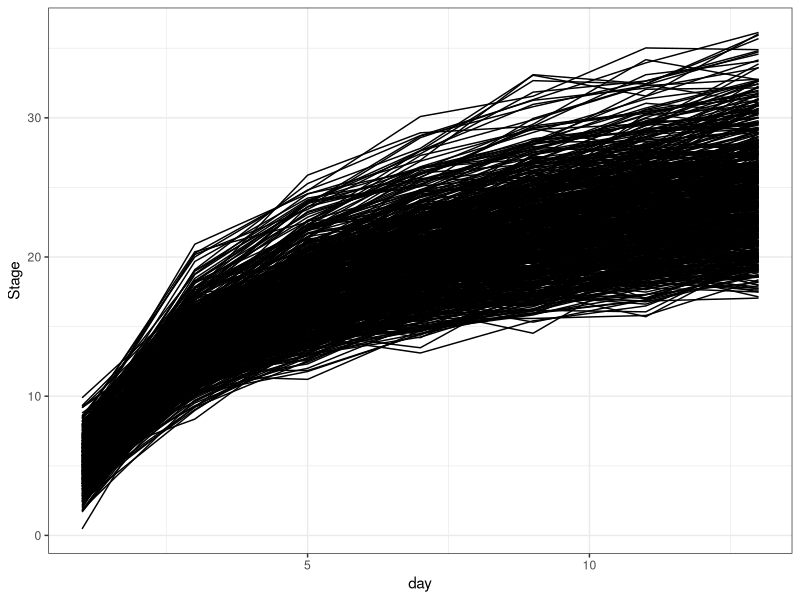

R code for this plot:


library(tidyverse)
library(lme4)

###
# Create an example data frame ====
###

EXAMPLEDATA <- expand.grid(Pond = LETTERS[1:10], Clutch = 1:10, ID = 1:6, day = seq(1, 13, by = 2)) %>%
  mutate(stage = 1 + log(day)*10) 

head(EXAMPLEDATA) # This is what your input data should look like. "Day 1" is the stage at time of stocking

# Here we generate some structured variance and errors, Then we use these to make more realistic stage estimates to fit in the model
INPUT <- EXAMPLEDATA %>%
  left_join(data.frame(Pond = unique(EXAMPLEDATA$Pond), B_pond = rnorm(length(unique(EXAMPLEDATA$Pond)), 1, 0.2), b_pond = rnorm(length(unique(EXAMPLEDATA$Pond)), 0, 1)),
            by = "Pond") %>%
  left_join(expand.grid(Pond = unique(EXAMPLEDATA$Pond), Clutch = unique(EXAMPLEDATA$Clutch)) %>% mutate(B_clutch = rnorm(nrow(.), 1, 0.1), b_clutch = rnorm(nrow(.), 0, 0.2)),
            by = c("Pond", "Clutch")) %>%
  left_join(expand.grid(Pond = unique(EXAMPLEDATA$Pond), Clutch = unique(EXAMPLEDATA$Clutch), ID = unique(EXAMPLEDATA$ID)) %>% mutate(B_ID = rnorm(nrow(.), 1, 0.01), b_ID = 0),
            by = c("Pond", "Clutch", "ID")) %>%
  mutate(error = rnorm(nrow(.))) %>%
  mutate(Stage = 7*log(day)*B_pond*B_clutch*B_ID + 5 + b_pond + b_clutch + b_ID + error)

INPUT %>%
  ggplot(aes(x = day, y = Stage, group = interaction(Pond, Clutch, ID))) +
  geom_line() +
  theme_bw() # Each embryo has it's own growth trajectory



###
# Fit the developmental rate model ====
###

# First, we transform the days to the natural log of days
INPUT <- INPUT %>% mutate(ln.day = log(day))

mod_dev <- lmer(Stage ~ ln.day + (0 + ln.day | Pond:Clutch:ID) + (0 + ln.day | Pond:Clutch) + (0 + ln.day | Pond) + (1 | Pond:Clutch) + (1 | Pond), data = INPUT) # This model assumes that all embryos in the same clutch were fertilized at the same time (i.e. no random intercept for ID). Otherwise it assumes correlated errors for individuals within clutch and within ponds in both fertilizations time and developmental rate.

summary(mod_dev) # The main effect for ln.day should be close to 7 and the intercept should be close to 5, which is what we specified in the example dataset before including the random effects



###
# Estimate embryonic period ====
###

# The efficient way to do this would be to back solve the formula so that Day is on the left hand side--then we could simple put in stage of 1 or 20 and solve for the day for each individual. 
# BUT, that is beyond my brainpower right now to figure out how to do that with the random effect model.
# So, my inefficient solution is to just make a massive prediction data frame and then find the Day (within 1/10th of a Day) when the embryo is predicted to be at stage 1 and 20.

EP.calc <- function(dat, lmer.mod){
new.dat1 <- dat %>% group_by(Pond, Clutch, ID) %>% tally() %>% select(-n) %>% mutate(Name = paste(Pond, Clutch, ID, sep = "_")) #Get unique IDs
new.dat2 <- new.dat1 %>%
  left_join(expand.grid(Name = new.dat1$Name, ln.day = log(seq(0.01, max(dat$day) + 4, by = 0.01))),
            by = "Name") # This creates a massive prediction dataframe
  
new.dat2$fit <- predict(lmer.mod, newdata = new.dat2, re.form = NULL) # This predicts the stage for all days. It takes quite a while...

new.dat2 %>% mutate(fit = abs(fit - 1)) %>% filter(Pond == "A" & Clutch == 1) %>% ggplot(aes(x = exp(ln.day), y = fit)) + geom_point()

EP <- new.dat2 %>%
  mutate(fit.stage = abs(fit -1)) %>% # Find the day at stage 1. This makes the closest fit value to stage 1 the absolute minimum
  group_by(Pond, Clutch, ID) %>%
  filter(fit.stage == min(fit.stage)) %>%
  mutate(Day.GS01 = exp(ln.day)) %>%
  select(-fit, -fit.stage, -ln.day, -Name) %>%
  left_join(new.dat2 %>%
              mutate(fit.stage = abs(fit -20)) %>% # Find the day at stage 20. This makes the closest fit value to stage 20 the absolute minimum
              group_by(Pond, Clutch, ID) %>%
              filter(fit.stage == min(fit.stage)) %>%
              mutate(Day.GS20 = exp(ln.day)) %>%
              select(-fit, -fit.stage, -ln.day, -Name),
            by = c("Pond", "Clutch", "ID")) %>%
  mutate(EP = Day.GS20 - Day.GS01) %>% # Estimate the embryonic period as the time between the day predicted for GS 20 and GS1
  select(-Day.GS20, -Day.GS01)

EP
} # This function estimates the embryonic period from stage 1 to 20 in days.

T0 <- Sys.time()
OUTPUT <- EP.calc(INPUT, mod_dev)
T1 <- Sys.time()
T1 - T0 # Time this function.